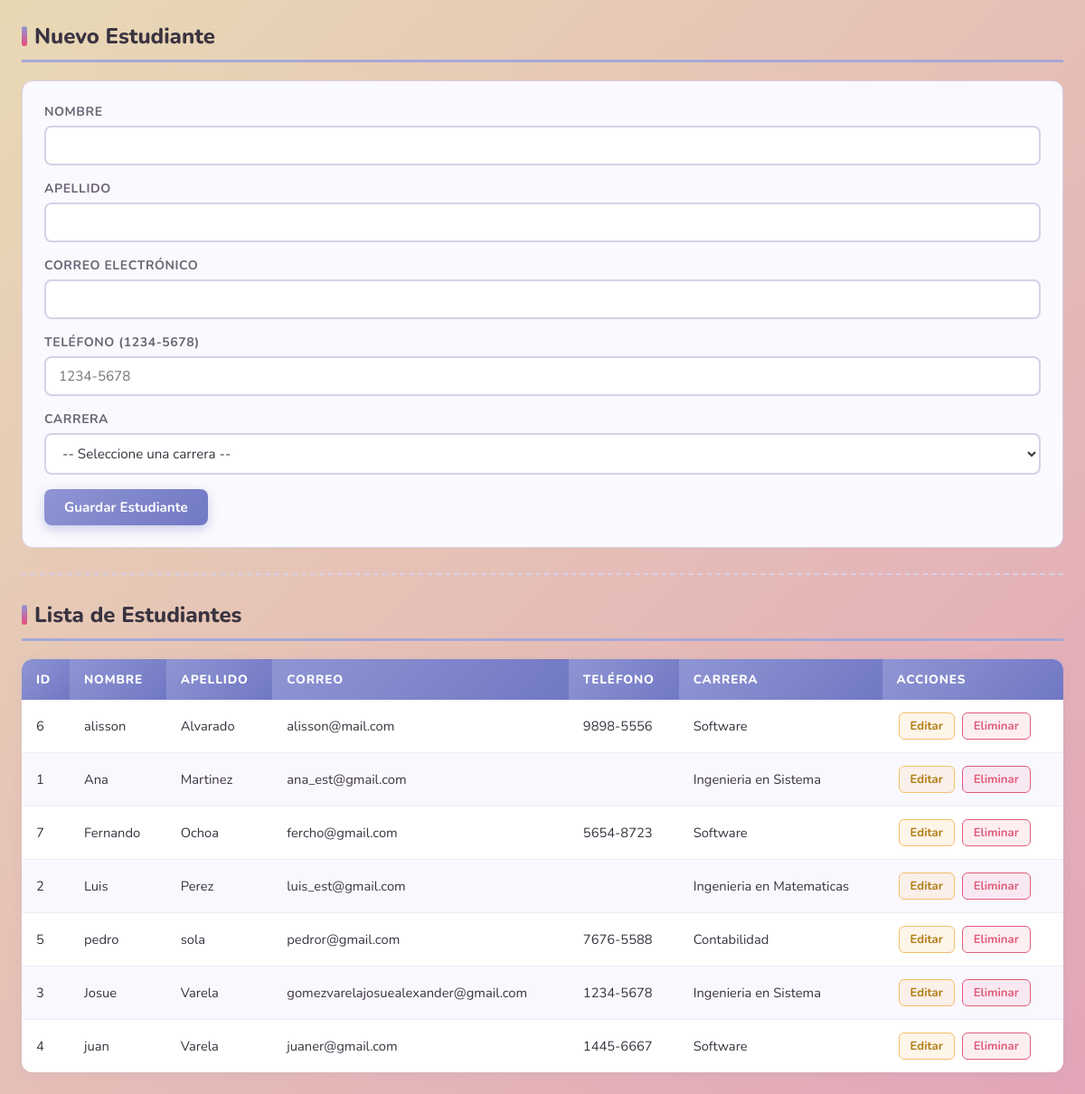
Screenshot of /estudiante3.php with the database file from the repository.
### tables this page shows
CREATE TABLE `estudiantes` (
  `id_estudiante` int NOT NULL,
  `nombre` varchar(100) NOT NULL,
  `apellido` varchar(100) NOT NULL,
  `correo` varchar(100) DEFAULT NULL,
  `telefono` varchar(20) DEFAULT NULL,
  `id_carrera` int NOT NULL
);

CREATE TABLE `carreras` (
  `id_carrera` int NOT NULL,
  `nombre` varchar(100) NOT NULL
);

### sistemaestudiantilmodulo3.3.php (called while the page is built, shortened)
<?php
class clasesistema
{
    private $host = "localhost";
    private $usuario = "root";
    private $password = "chilaquilas25";
    private $bd = "nextgen_db";
    private $puerto = 3308;
    private $conexion;
    public function __construct()
    {
        $this->conexion = new mysqli(
            $this->host,
            $this->usuario,
            $this->password,
            $this->bd,
            $this->puerto
        );
    }
    public function ejecutarConsulta($sql)
{
    $resultado = $this->conexion->query($sql);
    return $resultado;
}
}
?>

### estudiante3.php (the view, shortened to what this page needs)
<?php
require_once "sistemaestudiantilmodulo3.3.php";
$obj = new clasesistema();
$editando = false;
$data = null;
$estudiantes = $obj->ejecutarConsulta("
    SELECT e.*, c.nombre AS carrera
    FROM estudiantes e
    JOIN carreras c ON e.id_carrera = c.id_carrera
    ORDER BY e.apellido, e.nombre
");
?>
<!DOCTYPE html>
<html lang="es">
<head>
    <link rel="stylesheet" href="implementaciones.css">
</head>
<body>
<div class="container">
    <h2><?= $editando ? "Editar Estudiante" : "Nuevo Estudiante" ?></h2>
    <form method="POST" action="estudiante3.php">
        <label>Nombre</label>
        <input type="text" name="nombre"
               value="<?= $editando ? htmlspecialchars($data['nombre'] ?? '') : '' ?>" required>
        <label>Apellido</label>
        <input type="text" name="apellido"
               value="<?= $editando ? htmlspecialchars($data['apellido'] ?? '') : '' ?>" required>
        <label>Correo Electrónico</label>
        <input type="email" name="correo"
               value="<?= $editando ? htmlspecialchars($data['correo'] ?? '') : '' ?>" required>
        <label>Teléfono (1234-5678)</label>
        <input type="text" name="telefono" placeholder="1234-5678"
               value="<?= $editando ? htmlspecialchars($data['telefono'] ?? '') : '' ?>" required>
        <label>Carrera</label>
        <select name="id_carrera" required>
            <option value="">-- Seleccione una carrera --</option>
        </select>
        <button type="submit" name="<?= $editando ? 'actualizarestudiante' : 'guardarestudiante' ?>" class="btn">
            <?= $editando ? "Actualizar Estudiante" : "Guardar Estudiante" ?>
        </button>
    </form>
    <hr>
    <h2>Lista de Estudiantes</h2>
    <table>
        <thead>
            <tr>
                <th>ID</th>
                <th>Nombre</th>
                <th>Apellido</th>
                <th>Correo</th>
                <th>Teléfono</th>
                <th>Carrera</th>
                <th>Acciones</th>
            </tr>
        </thead>
        <tbody>
            <?php while($fila = $estudiantes->fetch_assoc()): ?>
            <tr>
                <td><?= $fila['id_estudiante'] ?></td>
                <td><?= htmlspecialchars($fila['nombre']) ?></td>
                <td><?= htmlspecialchars($fila['apellido']) ?></td>
                <td><?= htmlspecialchars($fila['correo']) ?></td>
                <td><?= htmlspecialchars($fila['telefono']) ?></td>
                <td><?= htmlspecialchars($fila['carrera']) ?></td>
                <td>
                    <a href="estudiante3.php?editarestudiante=<?= $fila['id_estudiante'] ?>">Editar</a>
                    <a href="estudiante3.php?eliminarestudiante=<?= $fila['id_estudiante'] ?>"
                       onclick="return confirm('¿Estás seguro de eliminar este estudiante?')"
                       class="btn-del">Eliminar</a>
                </td>
            </tr>
            <?php endwhile; ?>
        </tbody>
    </table>
</div>
</body>
</html>

### implementaciones.css (style rules this page uses)
:root { --beige: #E8D9B5; --gris: #A89F94; --rosado: #E8A9A9; --rosado-fuerte: #E94B7D; --durazno: #F4BE6A; --lila: #8F95D3; --lila-claro: #A6A8D7; --rosado-claro: #E3A5B8; --blanco: #ffffff; --texto: #3a3340; --texto-suave: #6b6475; --borde: #d9cfe8; --sombra: rgba(143, 149, 211, 0.15); --sombra-hover: rgba(143, 149, 211, 0.30); --verde: #4caf87; --rojo: #e05c7a; }
* { box-sizing: border-box; margin: 0; padding: 0; }
body { font-family: 'Nunito', 'Segoe UI', Tahoma, Geneva, Verdana, sans-serif; background: linear-gradient(135deg, var(--beige) 0%, var(--rosado-claro) 100%); min-height: 100vh; color: var(--texto); padding: 24px; }
TÍTULOS h1, h2, h3 { color: var(--texto); font-weight: 800; }
h2 { font-size: 1.5rem; margin-bottom: 20px; padding-bottom: 10px; border-bottom: 3px solid var(--lila-claro); display: flex; align-items: center; gap: 8px; }
h2::before { content: ''; display: inline-block; width: 6px; height: 22px; background: linear-gradient(180deg, var(--lila), var(--rosado-fuerte)); border-radius: 4px; }
hr { border: none; border-top: 2px dashed var(--borde); margin: 28px 0; }
form { background: #faf9fd; border: 1px solid var(--borde); border-radius: 12px; padding: 24px; margin-bottom: 20px; }
label { display: block; font-weight: 700; font-size: 0.875rem; color: var(--texto-suave); margin-bottom: 6px; text-transform: uppercase; letter-spacing: 0.04em; }
input[type="text"], input[type="email"], input[type="number"], input[type="password"], select, textarea { width: 100%; padding: 10px 14px; border: 2px solid var(--borde); border-radius: 8px; font-family: 'Nunito', sans-serif; font-size: 0.95rem; color: var(--texto); background: var(--blanco); transition: border-color 0.2s, box-shadow 0.2s; margin-bottom: 16px; }
.btn, button[type="submit"], button[name="guardar"], button[name="actualizar"], button[name="guardarestudiante"], button[name="actualizarestudiante"], button[name="guardarmaestro"], button[name="actualizarmaestro"], button[name="login"], button[name="manual"], button[name="programar"] { display: inline-flex; align-items: center; gap: 6px; padding: 10px 22px; border: none; border-radius: 8px; font-family: 'Nunito', sans-serif; font-size: 0.95rem; font-weight: 700; cursor: pointer; transition: transform 0.15s, box-shadow 0.15s, background 0.2s; text-decoration: none; color: var(--blanco); }
button[type="submit"], button[name="guardar"], button[name="guardarestudiante"], button[name="guardarmaestro"] { background: linear-gradient(135deg, var(--lila), #7178c4); box-shadow: 0 4px 12px rgba(113, 120, 196, 0.35); }
table { width: 100%; border-collapse: collapse; margin-top: 12px; background: var(--blanco); border-radius: 12px; overflow: hidden; box-shadow: 0 2px 12px var(--sombra); }
thead th, tr th { background: linear-gradient(135deg, var(--lila), #7178c4); color: var(--blanco); padding: 13px 16px; font-size: 0.85rem; text-transform: uppercase; letter-spacing: 0.06em; font-weight: 800; text-align: left; border: none; }
tbody td, tr td { padding: 12px 16px; border-bottom: 1px solid #f0edf7; font-size: 0.92rem; vertical-align: middle; }
tbody tr:last-child td { border-bottom: none; }
tbody tr:nth-child(even), tr:nth-child(even) td { background-color: #faf8ff; }
a[href*="editar"], a[href*="eliminar"] { display: inline-flex; align-items: center; gap: 4px; padding: 5px 12px; border-radius: 6px; font-size: 0.82rem; font-weight: 700; text-decoration: none; margin: 2px; transition: transform 0.15s, box-shadow 0.15s; }
a[href*="editar"] { background: rgba(244, 190, 106, 0.15); color: #b07c10; border: 1.5px solid var(--durazno); }
a[href*="eliminar"], .btn-del { background: rgba(224, 92, 122, 0.1); color: var(--rojo) !important; border: 1.5px solid var(--rojo); text-decoration: none !important; font-weight: 700 !important; }

### rows the page displays
estudiantes: id_estudiante "6", nombre "alisson", apellido "Alvarado", correo "alisson@mail.com", telefono "9898-5556", id_carrera.nombre "Software"
estudiantes: id_estudiante "1", nombre "Ana", apellido "Martinez", correo "ana_est@gmail.com", id_carrera.nombre "Ingenieria en Sistema"
estudiantes: id_estudiante "7", nombre "Fernando", apellido "Ochoa", correo "fercho@gmail.com", telefono "5654-8723", id_carrera.nombre "Software"
estudiantes: id_estudiante "2", nombre "Luis", apellido "Perez", correo "luis_est@gmail.com", id_carrera.nombre "Ingenieria en Matematicas"
estudiantes: id_estudiante "5", nombre "pedro", apellido "sola", correo "pedror@gmail.com", telefono "7676-5588", id_carrera.nombre "Contabilidad"
estudiantes: id_estudiante "3", nombre "Josue", apellido "Varela", correo "gomezvarelajosuealexander@gmail.com", telefono "1234-5678", id_carrera.nombre "Ingenieria en Sistema"
estudiantes: id_estudiante "4", nombre "juan", apellido "Varela", correo "juaner@gmail.com", telefono "1445-6667", id_carrera.nombre "Software"
